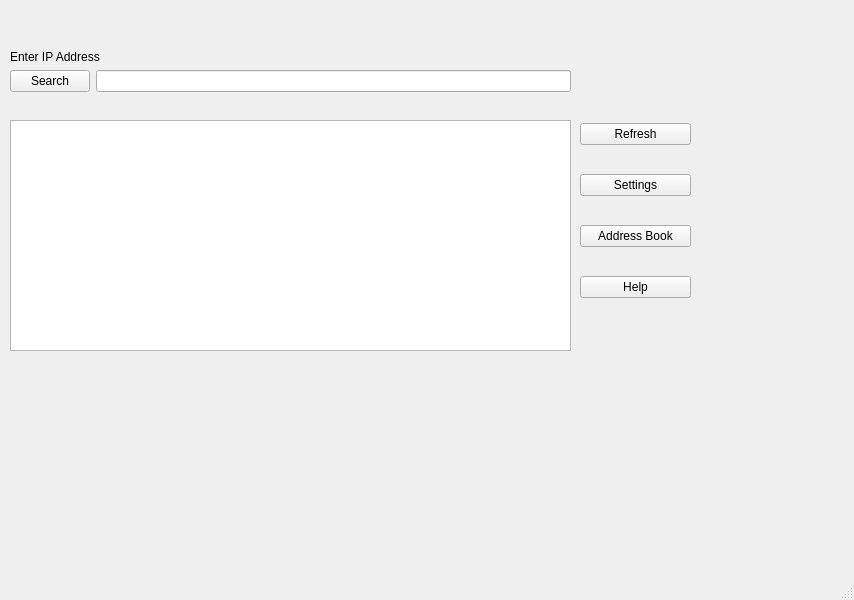
<?xml version="1.0" encoding="UTF-8"?>
<ui version="4.0">
 <class>MainWindow</class>
 <widget class="QMainWindow" name="MainWindow">
  <property name="geometry">
   <rect>
    <x>0</x>
    <y>0</y>
    <width>854</width>
    <height>600</height>
   </rect>
  </property>
  <property name="maximumSize">
   <size>
    <width>16777</width>
    <height>16777</height>
   </size>
  </property>
  <property name="windowTitle">
   <string>MainWindow</string>
  </property>
  <property name="layoutDirection">
   <enum>Qt::LeftToRight</enum>
  </property>
  <widget class="QWidget" name="centralwidget">
   <widget class="QWidget" name="verticalLayoutWidget">
    <property name="geometry">
     <rect>
      <x>580</x>
      <y>100</y>
      <width>111</width>
      <height>221</height>
     </rect>
    </property>
    <layout class="QVBoxLayout" name="verticalLayout_2">
     <item>
      <widget class="QPushButton" name="Refresh">
       <property name="text">
        <string>Refresh</string>
       </property>
      </widget>
     </item>
     <item>
      <widget class="QPushButton" name="Settings">
       <property name="text">
        <string>Settings</string>
       </property>
      </widget>
     </item>
     <item>
      <widget class="QPushButton" name="Address_Book">
       <property name="text">
        <string>Address Book</string>
       </property>
      </widget>
     </item>
     <item>
      <widget class="QPushButton" name="Help">
       <property name="text">
        <string>Help</string>
       </property>
      </widget>
     </item>
    </layout>
   </widget>
   <widget class="QWidget" name="formLayoutWidget">
    <property name="geometry">
     <rect>
      <x>10</x>
      <y>50</y>
      <width>561</width>
      <height>72</height>
     </rect>
    </property>
    <layout class="QFormLayout" name="formLayout">
     <item row="4" column="0">
      <layout class="QHBoxLayout" name="horizontalLayout"/>
     </item>
     <item row="3" column="0">
      <layout class="QHBoxLayout" name="horizontalLayout_3">
       <item>
        <widget class="QPushButton" name="Search">
         <property name="text">
          <string>Search</string>
         </property>
        </widget>
       </item>
      </layout>
     </item>
     <item row="2" column="0" colspan="2">
      <widget class="QLabel" name="label">
       <property name="text">
        <string>Enter IP Address</string>
       </property>
      </widget>
     </item>
     <item row="3" column="1">
      <widget class="QLineEdit" name="Search_bar"/>
     </item>
    </layout>
   </widget>
   <widget class="QWidget" name="horizontalLayoutWidget_3">
    <property name="geometry">
     <rect>
      <x>10</x>
      <y>120</y>
      <width>561</width>
      <height>231</height>
     </rect>
    </property>
    <layout class="QHBoxLayout" name="horizontalLayout_4">
     <item>
      <widget class="QListWidget" name="listWidget"/>
     </item>
    </layout>
   </widget>
  </widget>
  <widget class="QMenuBar" name="menubar">
   <property name="geometry">
    <rect>
     <x>0</x>
     <y>0</y>
     <width>854</width>
     <height>22</height>
    </rect>
   </property>
  </widget>
  <widget class="QStatusBar" name="statusbar"/>
 </widget>
 <resources/>
 <connections/>
</ui>
